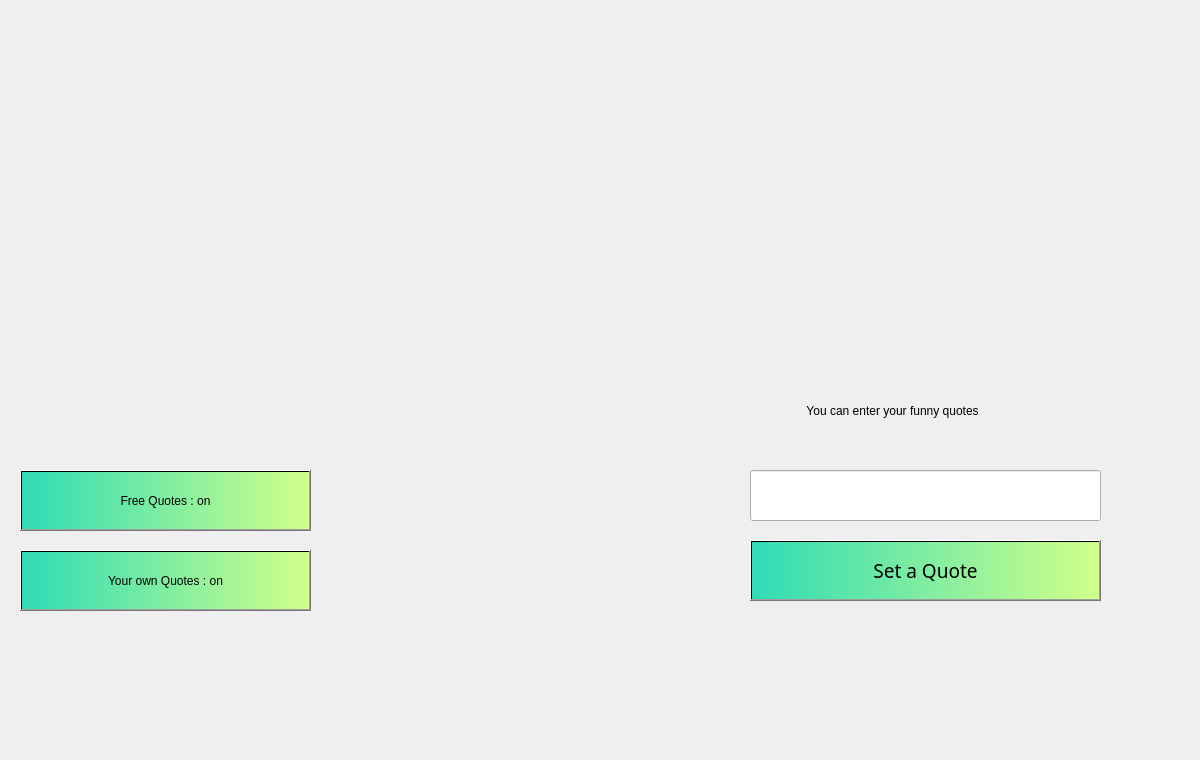
    <widget class="QWidget" name="tab_6">
     <attribute name="title">
      <string>Funny Messages</string>
     </attribute>
     <widget class="QLabel" name="quote_label">
      <property name="geometry">
       <rect>
        <x>0</x>
        <y>0</y>
        <width>1191</width>
        <height>751</height>
       </rect>
      </property>
      <property name="text">
       <string/>
      </property>
      <property name="pixmap">
       <pixmap>../Python/BG/funny.jpg</pixmap>
      </property>
      <property name="scaledContents">
       <bool>true</bool>
      </property>
     </widget>
     <widget class="QLabel" name="quote_label_1">
      <property name="geometry">
       <rect>
        <x>800</x>
        <y>390</y>
        <width>271</width>
        <height>41</height>
       </rect>
      </property>
      <property name="styleSheet">
       <string notr="true">font: 75 10pt &quot;Berlin Sans FB Demi&quot;;
color: rgb(0, 0, 0);</string>
      </property>
      <property name="text">
       <string>  You can enter your funny quotes</string>
      </property>
     </widget>
     <widget class="QPushButton" name="set_quote_btn">
      <property name="geometry">
       <rect>
        <x>750</x>
        <y>540</y>
        <width>351</width>
        <height>61</height>
       </rect>
      </property>
      <property name="font">
       <font>
        <family>Berlin Sans FB Demi</family>
        <pointsize>14</pointsize>
        <weight>9</weight>
        <italic>false</italic>
        <bold>false</bold>
       </font>
      </property>
      <property name="toolTip">
       <string>&lt;html&gt;&lt;head/&gt;&lt;body&gt;&lt;p&gt;&lt;span style=&quot; font-size:8pt; font-weight:600;&quot;&gt;Turn on&lt;/span&gt;&lt;/p&gt;&lt;/body&gt;&lt;/html&gt;</string>
      </property>
      <property name="styleSheet">
       <string notr="true">background-color: qlineargradient(spread:pad, x1:0, y1:0, x2:1, y2:0, stop:0 rgba(45, 219, 182, 252), stop:1 rgba(209, 255, 137, 252));
font: 75 14pt &quot;Berlin Sans FB Demi&quot;;</string>
      </property>
      <property name="text">
       <string>Set a Quote</string>
      </property>
     </widget>
     <widget class="QPushButton" name="quote_btn">
      <property name="geometry">
       <rect>
        <x>20</x>
        <y>470</y>
        <width>291</width>
        <height>61</height>
       </rect>
      </property>
      <property name="toolTip">
       <string>&lt;html&gt;&lt;head/&gt;&lt;body&gt;&lt;p&gt;&lt;span style=&quot; font-size:12pt; font-weight:600;&quot;&gt;Turn on&lt;/span&gt;&lt;/p&gt;&lt;/body&gt;&lt;/html&gt;</string>
      </property>
      <property name="styleSheet">
       <string notr="true">background-color: qlineargradient(spread:pad, x1:0, y1:0, x2:1, y2:0, stop:0 rgba(45, 219, 182, 252), stop:1 rgba(209, 255, 137, 252));
font: 75 14pt &quot;Berlin Sans FB Demi&quot;;</string>
      </property>
      <property name="text">
       <string>Free Quotes : on</string>
      </property>
     </widget>
     <widget class="QLineEdit" name="write_quote">
      <property name="geometry">
       <rect>
        <x>750</x>
        <y>470</y>
        <width>351</width>
        <height>51</height>
       </rect>
      </property>
      <property name="text">
       <string/>
      </property>
     </widget>
     <widget class="QPushButton" name="quote_btn_2">
      <property name="geometry">
       <rect>
        <x>20</x>
        <y>550</y>
        <width>291</width>
        <height>61</height>
       </rect>
      </property>
      <property name="toolTip">
       <string>&lt;html&gt;&lt;head/&gt;&lt;body&gt;&lt;p&gt;&lt;span style=&quot; font-size:12pt; font-weight:600;&quot;&gt;Turn on&lt;/span&gt;&lt;/p&gt;&lt;/body&gt;&lt;/html&gt;</string>
      </property>
      <property name="styleSheet">
       <string notr="true">background-color: qlineargradient(spread:pad, x1:0, y1:0, x2:1, y2:0, stop:0 rgba(45, 219, 182, 252), stop:1 rgba(209, 255, 137, 252));
font: 75 14pt &quot;Berlin Sans FB Demi&quot;;</string>
      </property>
      <property name="text">
       <string>Your own Quotes : on</string>
      </property>
     </widget>
    </widget>
